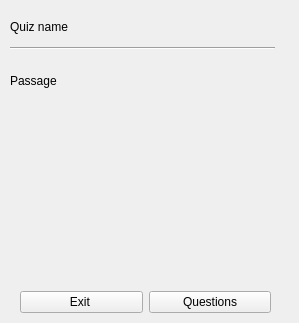
<ui version="4.0" >
 <class>ComprehensionPassageItem</class>
 <widget class="QWidget" name="ComprehensionPassageItem" >
  <property name="geometry" >
   <rect>
    <x>0</x>
    <y>0</y>
    <width>299</width>
    <height>323</height>
   </rect>
  </property>
  <property name="windowTitle" >
   <string>Form</string>
  </property>
  <widget class="QLabel" name="m_lblPassageText" >
   <property name="geometry" >
    <rect>
     <x>10</x>
     <y>50</y>
     <width>265</width>
     <height>61</height>
    </rect>
   </property>
   <property name="text" >
    <string>Passage</string>
   </property>
  </widget>
  <widget class="QWidget" name="layoutWidget" >
   <property name="geometry" >
    <rect>
     <x>20</x>
     <y>290</y>
     <width>251</width>
     <height>25</height>
    </rect>
   </property>
   <layout class="QHBoxLayout" >
    <item>
     <widget class="QPushButton" name="m_exitquiz" >
      <property name="text" >
       <string>Exit </string>
      </property>
     </widget>
    </item>
    <item>
     <widget class="QPushButton" name="m_startquiz" >
      <property name="text" >
       <string>Questions</string>
      </property>
     </widget>
    </item>
   </layout>
  </widget>
  <widget class="Line" name="line" >
   <property name="geometry" >
    <rect>
     <x>10</x>
     <y>40</y>
     <width>265</width>
     <height>16</height>
    </rect>
   </property>
   <property name="orientation" >
    <enum>Qt::Horizontal</enum>
   </property>
  </widget>
  <widget class="QLabel" name="m_lblQuizName" >
   <property name="geometry" >
    <rect>
     <x>10</x>
     <y>20</y>
     <width>265</width>
     <height>14</height>
    </rect>
   </property>
   <property name="text" >
    <string>Quiz name </string>
   </property>
  </widget>
 </widget>
 <resources/>
 <connections/>
</ui>
